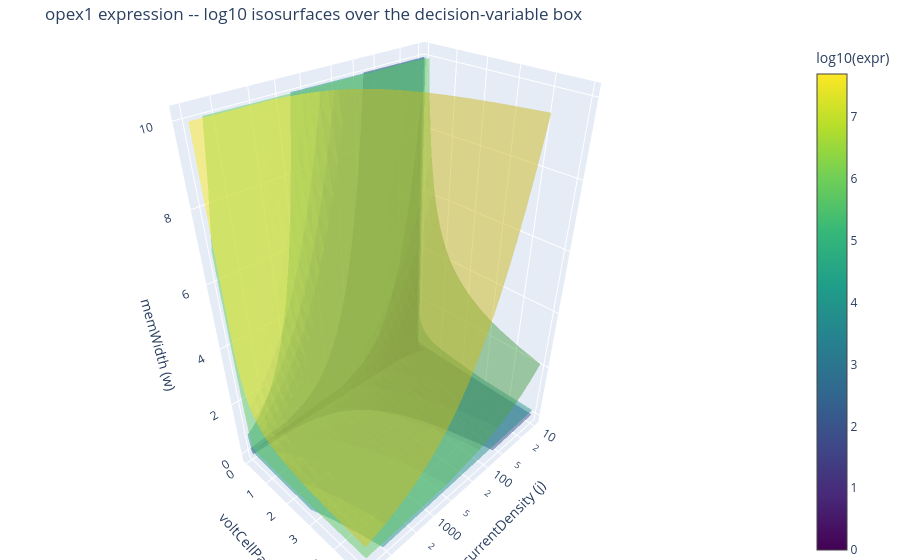

Notebook source saved alongside this figure:
### Code cell
import numpy as np
import plotly.graph_objects as go
 
# --- bounds ---
j_lo, j_hi = 10.0, 1.0e4      # currentDensity
V_lo, V_hi = 0.0, 5.0         # voltCellPair
w_lo, w_hi = 1e-2, 10.0       # memWidth
 
# finer grid; log-spaced on currentDensity since it spans 3 decades
n = 35
x = np.logspace(np.log10(j_lo), np.log10(j_hi), n)   # currentDensity
y = np.linspace(V_lo, V_hi, n)                        # voltCellPair
z = np.linspace(w_lo, w_hi, n)                        # memWidth
 
X, Y, Z = np.meshgrid(x, y, z, indexing="ij")
 
costElec = 0.08147
resBlank = 2.5e-5
numCells = 500.0
daysOperation = 7.0 * 365.0
c1 = costElec * 24e-3 * resBlank * daysOperation
c2 = costElec * 24e-3 * numCells * daysOperation
 
def f(x, y, z):
    return c1 * x**2 * z**2 + c2 * y * x * z**2
 
# evaluate on the FULL 3D grid, not the 1D vectors
values = f(X, Y, Z)
 
# log10 transform -- the raw function spans ~16 orders of magnitude
logvals = np.log10(values)
print("log10(value) range:", logvals.min(), "to", logvals.max())
 
fig = go.Figure(data=go.Isosurface(
    x=X.flatten(), y=Y.flatten(), z=Z.flatten(),
    value=logvals.flatten(),
    isomin=0,
    isomax=logvals.min() + 0.85*(logvals.max()-logvals.min()),
    surface_count=5,
    colorscale='Viridis',
    caps=dict(x_show=False, y_show=False, z_show=False),
    opacity=0.5,
    colorbar=dict(title="log10(expr)")
))
 
fig.update_layout(
    scene=dict(
        xaxis=dict(title='currentDensity (j)', type='log'),
        yaxis_title='voltCellPair (V)',
        zaxis_title='memWidth (w)',
    ),
    title="opex1 expression -- log10 isosurfaces over the decision-variable box",
    margin=dict(l=0, r=0, t=40, b=0)
)

### Figure 1 — Plotly figure (JSON) as saved in the notebook; plotly's stock layout.template omitted (floating-point values rounded to 4 significant figures; data arrays with more than 128 entries replaced by an {"elided": "..."} marker saying what was removed)
{"data": [{"caps": {"x": {"show": false}, "y": {"show": false}, "z": {"show": false}}, "colorbar": {"title": {"text": "log10(expr)"}}, "colorscale": [[0, "#440154"], [0.1111, "#482878"], [0.2222, "#3e4989"], [0.3333, "#31688e"], [0.4444, "#26828e"], [0.5556, "#1f9e89"], [0.6667, "#35b779"], [0.7778, "#6ece58"], [0.8889, "#b5de2b"], [1, "#fde725"]], "isomax": 7.697, "isomin": 0, "opacity": 0.5, "surface": {"count": 5}, "type": "isosurface", "value": {"elided": "42875 float values"}, "x": {"elided": "42875 float values"}, "y": {"elided": "42875 float values"}, "z": {"elided": "42875 float values"}}], "layout": {"margin": {"b": 0, "l": 0, "r": 0, "t": 40}, "scene": {"xaxis": {"title": {"text": "currentDensity (j)"}, "type": "log"}, "yaxis": {"title": {"text": "voltCellPair (V)"}}, "zaxis": {"title": {"text": "memWidth (w)"}}}, "title": {"text": "opex1 expression -- log10 isosurfaces over the decision-variable box"}}}
